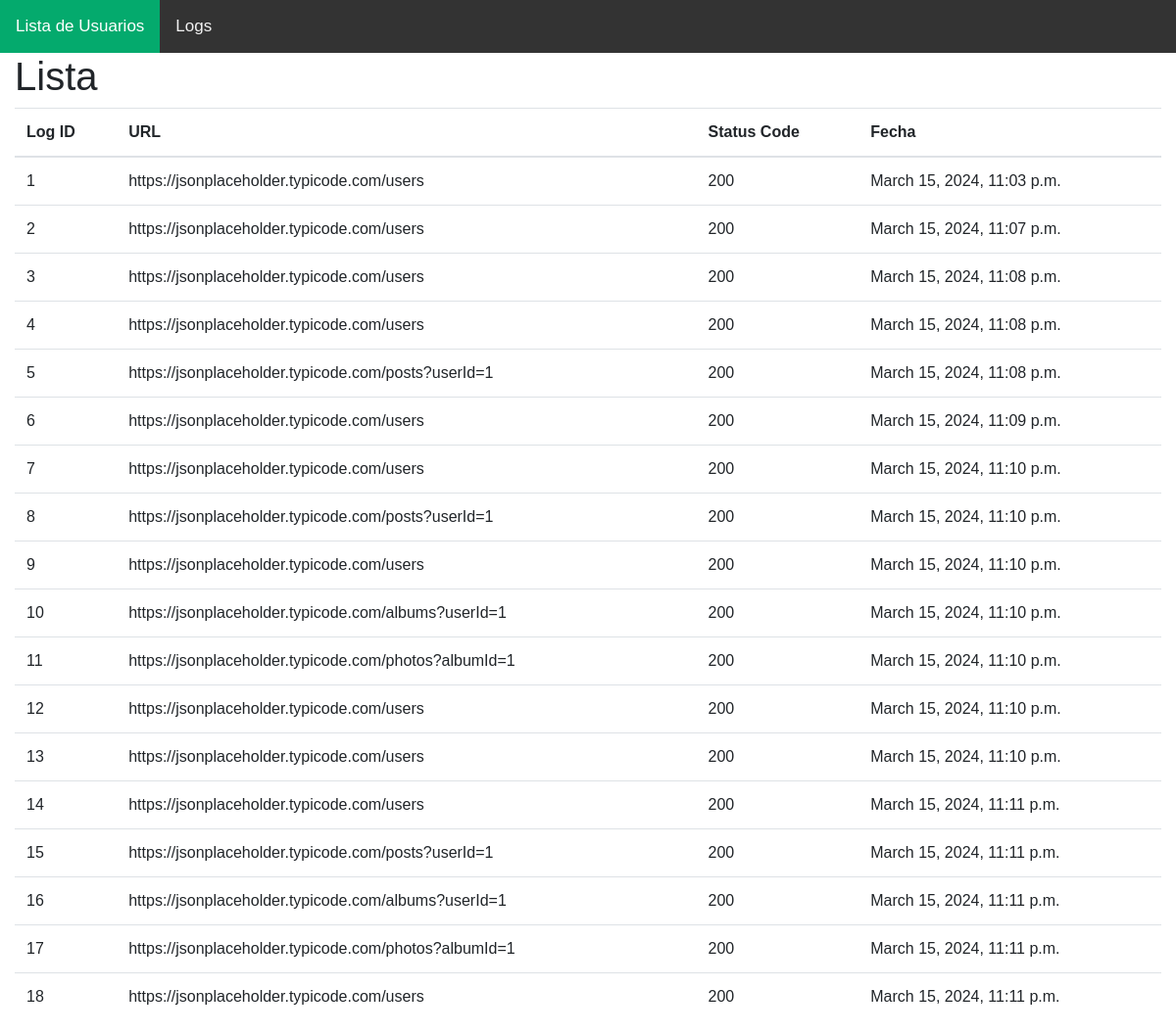
Page /usuarios/lista-logs/ on the committed database.
### usuario/models.py (models this page shows)
class log(models.Model):
    url = models.CharField(max_length=200)
    status_code = models.CharField(max_length=20)
    fecha_registro = models.DateTimeField(auto_now_add=True, blank=True)

### usuario/views.py (the view)
# urls.py: path('lista-logs/', views.lista_logs, name='lista_logs'),
def lista_logs(request):
    logs = log.objects.all()
    return render(request, 'lista_logs.html', {'logs':logs})

### usuario/templates/lista_logs.html (shortened to what this page needs)
{% load static %}
<!DOCTYPE html>
<html lang="en">
  <link rel="stylesheet" href="https://maxcdn.bootstrapcdn.com/bootstrap/4.0.0/css/bootstrap.min.css">
  <head>
  </head>
  <body>
    <div class="topnav">
      <a class="active" href="{% url 'usuarios:lista_usuarios' %}">Lista de Usuarios</a>
      <a href="{% url 'usuarios:lista_logs' %}">Logs</a>
    </div>
    <div class="container-fluid">
      <h1 class="titulo">Lista</h1>
      <table class="table">
        <thead>
          <th>Log ID</th>
          <th>URL</th>
          <th>Status Code</th>
          <th>Fecha</th>
        </thead>
        <tbody>
          {% for log in logs %}
          <tr>
            <td>{{ log.id }}</td>
            <td>{{ log.url }}</td>
            <td>{{ log.status_code }}</td>
            <td>{{ log.fecha_registro }}</td>
          </tr>
          {% endfor %}
        </tbody>
      </table>
    </div>
  </body>
</html>

### usuario/templates/lista_logs.html (style rules this page uses)
body { margin: 0; font-family: Arial, Helvetica, sans-serif; }
.topnav { overflow: hidden; background-color: #333; }
.topnav a { float: left; color: #f2f2f2; text-align: center; padding: 14px 16px; text-decoration: none; font-size: 17px; }
.topnav a.active { background-color: #04AA6D; color: white; }

### rows in the picture
log: id "1", url "https://jsonplaceholder.typicode.com/users", status_code "200", fecha_registro "March 15, 2024, 11:03 p.m."
log: id "2", url "https://jsonplaceholder.typicode.com/users", status_code "200", fecha_registro "March 15, 2024, 11:07 p.m."
log: id "3", url "https://jsonplaceholder.typicode.com/users", status_code "200", fecha_registro "March 15, 2024, 11:08 p.m."
log: id "4", url "https://jsonplaceholder.typicode.com/users", status_code "200", fecha_registro "March 15, 2024, 11:08 p.m."
log: id "5", url "https://jsonplaceholder.typicode.com/posts?userId=1", status_code "200", fecha_registro "March 15, 2024, 11:08 p.m."
log: id "6", url "https://jsonplaceholder.typicode.com/users", status_code "200", fecha_registro "March 15, 2024, 11:09 p.m."
log: id "7", url "https://jsonplaceholder.typicode.com/users", status_code "200", fecha_registro "March 15, 2024, 11:10 p.m."
log: id "8", url "https://jsonplaceholder.typicode.com/posts?userId=1", status_code "200", fecha_registro "March 15, 2024, 11:10 p.m."
log: id "9", url "https://jsonplaceholder.typicode.com/users", status_code "200", fecha_registro "March 15, 2024, 11:10 p.m."
log: id "10", url "https://jsonplaceholder.typicode.com/albums?userId=1", status_code "200", fecha_registro "March 15, 2024, 11:10 p.m."
log: id "11", url "https://jsonplaceholder.typicode.com/photos?albumId=1", status_code "200", fecha_registro "March 15, 2024, 11:10 p.m."
log: id "12", url "https://jsonplaceholder.typicode.com/users", status_code "200", fecha_registro "March 15, 2024, 11:10 p.m."
log: id "13", url "https://jsonplaceholder.typicode.com/users", status_code "200", fecha_registro "March 15, 2024, 11:10 p.m."
log: id "14", url "https://jsonplaceholder.typicode.com/users", status_code "200", fecha_registro "March 15, 2024, 11:11 p.m."
log: id "15", url "https://jsonplaceholder.typicode.com/posts?userId=1", status_code "200", fecha_registro "March 15, 2024, 11:11 p.m."
log: id "16", url "https://jsonplaceholder.typicode.com/albums?userId=1", status_code "200", fecha_registro "March 15, 2024, 11:11 p.m."
log: id "17", url "https://jsonplaceholder.typicode.com/photos?albumId=1", status_code "200", fecha_registro "March 15, 2024, 11:11 p.m."
log: id "18", url "https://jsonplaceholder.typicode.com/users", status_code "200", fecha_registro "March 15, 2024, 11:11 p.m."
